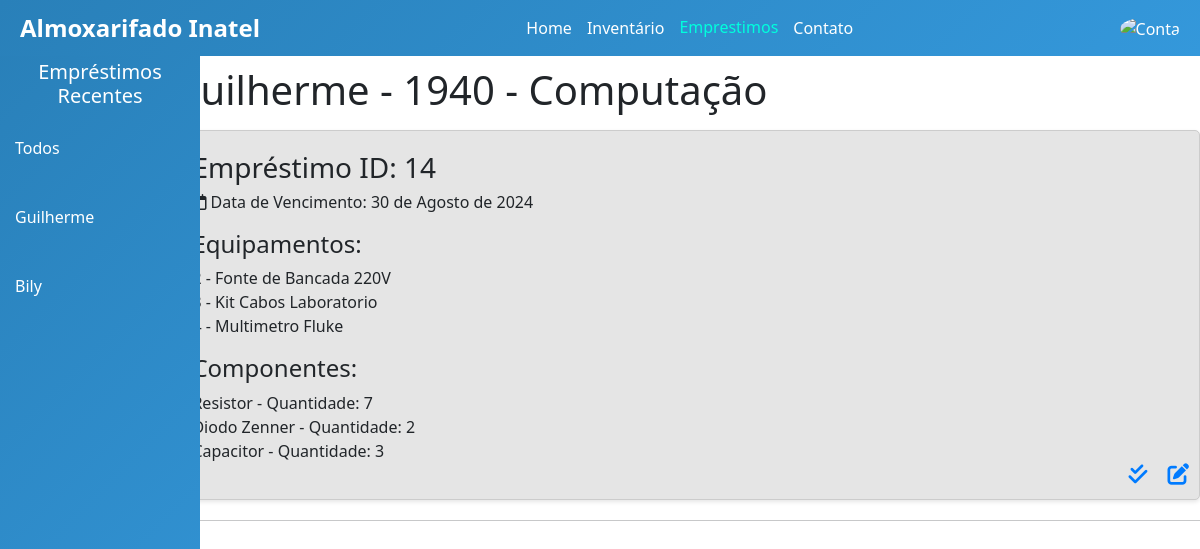
The app's page /emprestimos/aluno/1940/ (signed in), older data.
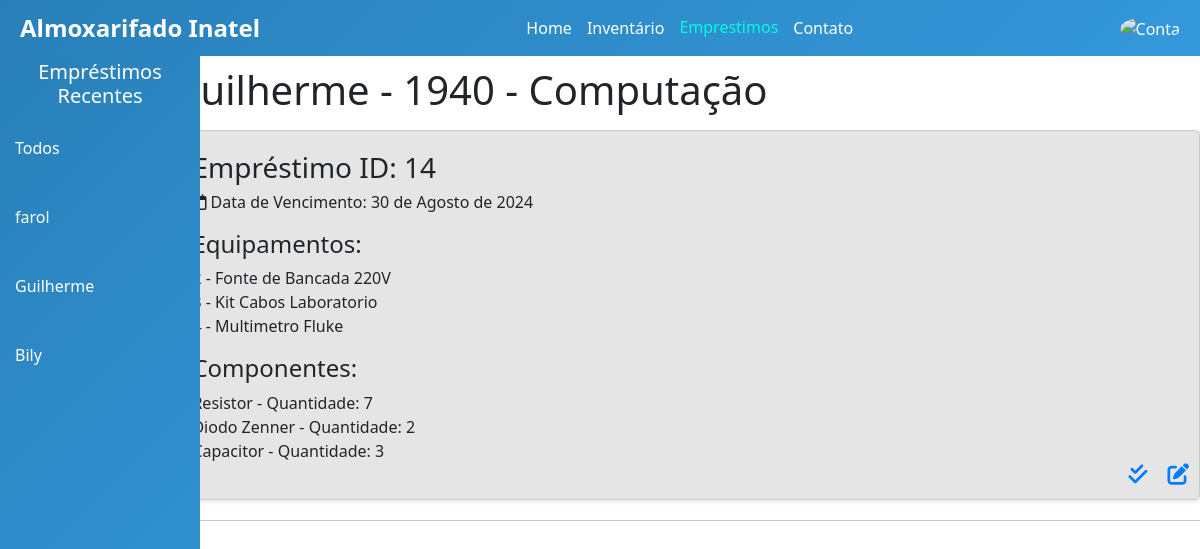
The same page, newer data.
### autenticacao/models.py (models this page shows, shortened)
class Aluno(models.Model):
    user = models.OneToOneField(User, on_delete=models.CASCADE, null=True)
    matricula = models.IntegerField(primary_key=True)
    curso = models.CharField(max_length=50)

class User(AbstractUser):
    name = models.CharField(max_length=200, null=True, unique=True)
    email= models.EmailField(unique=True, null=True)
    is_aluno = models.BooleanField(default=False)
    is_funcionario = models.BooleanField(default=False)
    USERNAME_FIELD = 'email'
    REQUIRED_FIELDS = []

### emprestimos/models.py (models this page shows, shortened)
class Emprestimo(models.Model):
    id = models.BigAutoField(primary_key=True, unique=True)
    estado = models.CharField(max_length=50) # Ativo, Pendente(esperando aprovacao), Atrasado
    data_de_retirada = models.DateField(verbose_name='Data de Retirada', auto_now_add=True)
    data_de_devolucao = models.DateField(verbose_name='Data de Devolução')
    aluno = models.ForeignKey(Aluno, on_delete=models.PROTECT)
    funcionario = models.ForeignKey(Funcionario, on_delete=models.PROTECT)

### inventario/models.py (models this page shows, shortened)
class Equipamento(models.Model):
    id = models.IntegerField(primary_key=True, unique=True)
    nome = models.CharField(max_length=50)
    descricao = models.CharField(max_length=500,verbose_name='Descrição')
    localizacao = models.CharField(max_length=50, verbose_name='Localização')
    emprestimo = models.ForeignKey(Emprestimo, on_delete=models.SET_DEFAULT, default=None, blank=True, null=True)

class Emprestimo_has_components(models.Model):
    emprestimo = models.ForeignKey(Emprestimo, on_delete=models.CASCADE)
    componente = models.ForeignKey(Componente, on_delete=models.PROTECT)
    quantidade = models.IntegerField()

class Componente(models.Model):
    id = models.AutoField(primary_key=True, unique=True)
    nome = models.CharField(max_length=50)
    unidade_de_medida = models.CharField(max_length=50, verbose_name='Unidade de Medida')
    valor = models.DecimalField(decimal_places=4, max_digits=16)
    localizacao = models.CharField(max_length=50, verbose_name='Localização')

### emprestimos/views.py (the view)
# urls.py: path('aluno/<int:pk>/',EmprestimoDetalhes, name='detalhes' ),
def EmprestimoDetalhes(request, pk):
    user = request.user
    try:
        aluno = Aluno.objects.get(matricula=pk)
    except Aluno.DoesNotExist:
        return redirect('home_page')
    emprestimos = Emprestimo.objects.filter(aluno=aluno).order_by('-id')
    if not emprestimos.exists():
        return redirect('home_page')
    pode_editar_deletar = user.is_funcionario or user.is_superuser
    equipamentos = Equipamento.objects.filter(emprestimo__in=emprestimos)
    componentes = Emprestimo_has_components.objects.filter(emprestimo__in=emprestimos)
    alunos_com_emprestimos = Aluno.objects.filter(emprestimo__isnull=False).distinct()
    alunos_com_emprestimos = sorted(alunos_com_emprestimos, key=lambda aluno: aluno.emprestimo_set.order_by('-id').first().id, reverse=True)
    context = {
        'aluno': aluno,
        'equipamentos': equipamentos,
        'emprestimos': emprestimos,
        'componentes': componentes,
        'alunos_com_emprestimos': alunos_com_emprestimos,
        'pode_editar_deletar': pode_editar_deletar,  # Passar a variável de controle para o template
    }
    return render(request, 'detalhes.html', context)

### emprestimos/templates/detalhes.html (shortened to what this page needs)
{% extends "base.html" %}
{% load static %}
{% load dict_filters %}
{% block style%}
    <link rel="stylesheet" href="{% static 'css/bootstrap/bootstrap.min.css' %}">
    <link rel="stylesheet" href="{% static 'fa/css/all.min.css' %}">
    <link rel="stylesheet" href="{% static 'css/detalhes.css' %}">
{% endblock %}
{% block content %}
<div class="detalhes_aluno">
    <div>
        {% include 'componente_emprestimo_recente.html' %}
    </div>
    <div>
        <p>
        <h1>{{ aluno.user.username }} - {{ aluno.matricula }} - {{ aluno.curso }}</h1>
        </p>
        {% for emprestimo in emprestimos %}
            <div class="emprestimo-detalhes">
                <h3>Empréstimo ID: {{ emprestimo.id }}</h3>
                <p><i class="fa-regular fa-calendar"></i> Data de Vencimento: {{ emprestimo.data_de_devolucao }}</p>
                <div>
                    <h4>Equipamentos:</h4>
                    <ul>
                        {% if equipamentos|length > 0 %}
                            {% for equipamento in equipamentos %}
                                {% if equipamento.emprestimo == emprestimo %}
                                    <li>{{equipamento.id}} - {{ equipamento.nome }}</li>
                                {% endif %}
                            {% endfor %}
                        {% else %}
                            <li>vazio</li>
                        {% endif %}
                    </ul>
                </div>
                <div>
                    <h4>Componentes:</h4>
                    <ul>
                        {% if componentes|length > 0 %}
                            {% for componente in componentes %}
                                {% if componente.emprestimo == emprestimo %}
                                    <li>{{ componente.componente.nome }} - Quantidade: {{ componente.quantidade }}</li>
                                {% endif %}
                            {% endfor %}
                        {% else %}
                            <li>vazio</li>
                        {% endif %}
                    </ul>
                </div>
                {% if pode_editar_deletar %}
                <div class="card-icons">
                    <a href="#" data-url="{% url 'delete-emprestimo' emprestimo.id %}" class="delete-btn">
                        <i class="fa-solid fa-check-double" title="Confirmar Entrega"></i>
                    </a>
                    <a href="{% url 'edit-emprestimo' emprestimo.id %}">
                        <i class="fas fa-edit" title="Editar Empréstimos"></i>
                    </a>
                </div>
                {% endif %}
            </div>
        {% endfor %}
        <hr>
    </div>
</div>
{% endblock content %}

### emprestimos/templates/componente_emprestimo_recente.html (shortened to what this page needs)
<head>
    {% load static %}
    {% block style%}
    <link rel="stylesheet" href="{% static 'css/sideBar.css' %}">
    <link rel="stylesheet" href="{% static 'fa/css/all.min.css' %}">
    {% endblock %}
</head>
<body>
    <div class="sidebar">
        <div class = "titul">
        <h5>Empréstimos Recentes</h5>
        </div>
        <div class="link-container">
            <a href="{% url 'emprestimo' %}">Todos</a>
        </div>
        {% if user.is_funcionario or user.is_superuser %}
        {% for aluno in alunos_com_emprestimos %}
        <div class="aluno-link">
            <a href="{% url 'detalhes' pk=aluno.matricula %}">{{ aluno.user.username }}</a>
        </div>
        {% endfor %}
        {% endif %}
    </div>
</body>

Row changes from the older to the newer data that the page shows:
added Aluno: user.username "farol"
